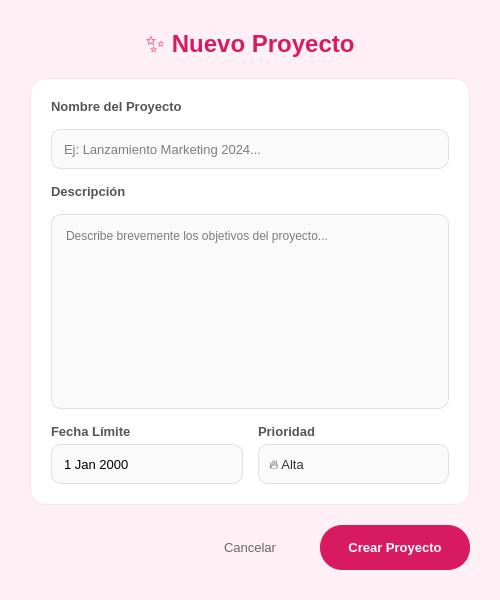
<?xml version="1.0" encoding="UTF-8"?>
<ui version="4.0">
 <class>AddProjectDialog</class>
 <widget class="QDialog" name="AddProjectDialog">
  <property name="geometry">
   <rect>
    <x>0</x>
    <y>0</y>
    <width>500</width>
    <height>600</height>
   </rect>
  </property>
  <property name="windowTitle">
   <string>Crear Nuevo Proyecto</string>
  </property>
  <property name="styleSheet">
   <string notr="true">QDialog {
	background-color: #FFF0F5;
}</string>
  </property>
  <layout class="QVBoxLayout" name="verticalLayout">
   <property name="spacing">
    <number>20</number>
   </property>
   <property name="leftMargin">
    <number>30</number>
   </property>
   <property name="topMargin">
    <number>30</number>
   </property>
   <property name="rightMargin">
    <number>30</number>
   </property>
   <property name="bottomMargin">
    <number>30</number>
   </property>
   <item>
    <widget class="QLabel" name="label_header">
     <property name="font">
      <font>
       <family>Segoe UI</family>
       <pointsize>18</pointsize>
       <weight>75</weight>
       <bold>true</bold>
      </font>
     </property>
     <property name="styleSheet">
      <string notr="true">color: #D81B60;</string>
     </property>
     <property name="text">
      <string>✨ Nuevo Proyecto</string>
     </property>
     <property name="alignment">
      <set>Qt::AlignCenter</set>
     </property>
    </widget>
   </item>
   <item>
    <widget class="QFrame" name="form_card">
     <property name="styleSheet">
      <string notr="true">QFrame {
	background-color: white;
	border-radius: 15px;
	border: 1px solid #FCE4EC;
}</string>
     </property>
     <property name="frameShape">
      <enum>QFrame::StyledPanel</enum>
     </property>
     <property name="frameShadow">
      <enum>QFrame::Raised</enum>
     </property>
     <layout class="QVBoxLayout" name="verticalLayout_2">
      <property name="spacing">
       <number>15</number>
      </property>
      <property name="leftMargin">
       <number>20</number>
      </property>
      <property name="topMargin">
       <number>20</number>
      </property>
      <property name="rightMargin">
       <number>20</number>
      </property>
      <property name="bottomMargin">
       <number>20</number>
      </property>
      <item>
       <widget class="QLabel" name="lbl_name">
        <property name="font">
         <font>
          <family>Segoe UI</family>
          <pointsize>10</pointsize>
          <weight>75</weight>
          <bold>true</bold>
         </font>
        </property>
        <property name="styleSheet">
         <string notr="true">color: #555; border: none;</string>
        </property>
        <property name="text">
         <string>Nombre del Proyecto</string>
        </property>
       </widget>
      </item>
      <item>
       <widget class="QLineEdit" name="input_name">
        <property name="minimumSize">
         <size>
          <width>0</width>
          <height>40</height>
         </size>
        </property>
        <property name="font">
         <font>
          <family>Segoe UI</family>
          <pointsize>10</pointsize>
         </font>
        </property>
        <property name="styleSheet">
         <string notr="true">QLineEdit {
	border: 1px solid #E0E0E0;
	border-radius: 10px;
	padding-left: 10px;
	background-color: #FAFAFA;
}
QLineEdit:focus {
	border: 1px solid #D81B60;
	background-color: white;
}</string>
        </property>
        <property name="placeholderText">
         <string>Ej: Lanzamiento Marketing 2024...</string>
        </property>
       </widget>
      </item>
      <item>
       <widget class="QLabel" name="lbl_desc">
        <property name="font">
         <font>
          <family>Segoe UI</family>
          <pointsize>10</pointsize>
          <weight>75</weight>
          <bold>true</bold>
         </font>
        </property>
        <property name="styleSheet">
         <string notr="true">color: #555; border: none;</string>
        </property>
        <property name="text">
         <string>Descripción</string>
        </property>
       </widget>
      </item>
      <item>
       <widget class="QPlainTextEdit" name="input_desc">
        <property name="styleSheet">
         <string notr="true">QPlainTextEdit {
	border: 1px solid #E0E0E0;
	border-radius: 10px;
	padding: 10px;
	background-color: #FAFAFA;
}
QPlainTextEdit:focus {
	border: 1px solid #D81B60;
	background-color: white;
}</string>
        </property>
        <property name="placeholderText">
         <string>Describe brevemente los objetivos del proyecto...</string>
        </property>
       </widget>
      </item>
      <item>
       <layout class="QHBoxLayout" name="horizontalLayout_form">
        <property name="spacing">
         <number>15</number>
        </property>
        <item>
         <layout class="QVBoxLayout" name="verticalLayout_date">
          <property name="spacing">
           <number>5</number>
          </property>
          <item>
           <widget class="QLabel" name="lbl_date">
            <property name="font">
             <font>
              <family>Segoe UI</family>
              <pointsize>10</pointsize>
              <weight>75</weight>
              <bold>true</bold>
             </font>
            </property>
            <property name="styleSheet">
             <string notr="true">color: #555; border: none;</string>
            </property>
            <property name="text">
             <string>Fecha Límite</string>
            </property>
           </widget>
          </item>
          <item>
           <widget class="QDateEdit" name="input_date">
            <property name="minimumSize">
             <size>
              <width>0</width>
              <height>40</height>
             </size>
            </property>
            <property name="font">
             <font>
              <family>Segoe UI</family>
              <pointsize>10</pointsize>
             </font>
            </property>
            <property name="styleSheet">
             <string notr="true">QDateEdit {
	border: 1px solid #E0E0E0;
	border-radius: 10px;
	padding-left: 10px;
	background-color: #FAFAFA;
}
QDateEdit::drop-down {
	subcontrol-origin: padding;
	subcontrol-position: top right;
	width: 25px;
	border-left-width: 0px;
}</string>
            </property>
            <property name="calendarPopup">
             <bool>true</bool>
            </property>
           </widget>
          </item>
         </layout>
        </item>
        <item>
         <layout class="QVBoxLayout" name="verticalLayout_priority">
          <property name="spacing">
           <number>5</number>
          </property>
          <item>
           <widget class="QLabel" name="lbl_prio">
            <property name="font">
             <font>
              <family>Segoe UI</family>
              <pointsize>10</pointsize>
              <weight>75</weight>
              <bold>true</bold>
             </font>
            </property>
            <property name="styleSheet">
             <string notr="true">color: #555; border: none;</string>
            </property>
            <property name="text">
             <string>Prioridad</string>
            </property>
           </widget>
          </item>
          <item>
           <widget class="QComboBox" name="input_priority">
            <property name="minimumSize">
             <size>
              <width>0</width>
              <height>40</height>
             </size>
            </property>
            <property name="font">
             <font>
              <family>Segoe UI</family>
              <pointsize>10</pointsize>
             </font>
            </property>
            <property name="styleSheet">
             <string notr="true">QComboBox {
	border: 1px solid #E0E0E0;
	border-radius: 10px;
	padding-left: 10px;
	background-color: #FAFAFA;
	color: #333;
}
QComboBox::drop-down {
	border: none;
}
QComboBox QAbstractItemView {
	background-color: white;
	color: #333;
	selection-background-color: #FCE4EC;
	selection-color: #D81B60;
}</string>
            </property>
            <item>
             <property name="text">
              <string>🔥 Alta</string>
             </property>
            </item>
            <item>
             <property name="text">
              <string>🔵 Media</string>
             </property>
            </item>
            <item>
             <property name="text">
              <string>🌱 Baja</string>
             </property>
            </item>
           </widget>
          </item>
         </layout>
        </item>
       </layout>
      </item>
     </layout>
    </widget>
   </item>
   <item>
    <layout class="QHBoxLayout" name="horizontalLayout_buttons">
     <item>
      <spacer name="horizontalSpacer">
       <property name="orientation">
        <enum>Qt::Horizontal</enum>
       </property>
       <property name="sizeHint" stdset="0">
        <size>
         <width>40</width>
         <height>20</height>
        </size>
       </property>
      </spacer>
     </item>
     <item>
      <widget class="QPushButton" name="btn_cancel">
       <property name="minimumSize">
        <size>
         <width>100</width>
         <height>45</height>
        </size>
       </property>
       <property name="font">
        <font>
         <family>Segoe UI</family>
         <pointsize>10</pointsize>
        </font>
       </property>
       <property name="cursor">
        <cursorShape>PointingHandCursor</cursorShape>
       </property>
       <property name="styleSheet">
        <string notr="true">QPushButton {
	background-color: transparent;
	color: #666;
	border-radius: 20px;
}
QPushButton:hover {
	color: #333;
	background-color: #F0F0F0;
}</string>
       </property>
       <property name="text">
        <string>Cancelar</string>
       </property>
      </widget>
     </item>
     <item>
      <widget class="QPushButton" name="btn_create">
       <property name="minimumSize">
        <size>
         <width>150</width>
         <height>45</height>
        </size>
       </property>
       <property name="font">
        <font>
         <family>Segoe UI</family>
         <pointsize>10</pointsize>
         <weight>75</weight>
         <bold>true</bold>
        </font>
       </property>
       <property name="cursor">
        <cursorShape>PointingHandCursor</cursorShape>
       </property>
       <property name="styleSheet">
        <string notr="true">QPushButton {
	background-color: #D81B60;
	color: white;
	border-radius: 22px;
	padding-left: 20px;
	padding-right: 20px;
}
QPushButton:hover {
	background-color: #C2185B;
	border: 2px solid #AD1457;
}</string>
       </property>
       <property name="text">
        <string>Crear Proyecto</string>
       </property>
      </widget>
     </item>
    </layout>
   </item>
  </layout>
 </widget>
 <resources/>
 <connections>
  <connection>
   <sender>btn_cancel</sender>
   <signal>clicked()</signal>
   <receiver>AddProjectDialog</receiver>
   <slot>reject()</slot>
   <hints>
    <hint type="sourcelabel">
     <x>326</x>
     <y>555</y>
    </hint>
    <hint type="destinationlabel">
     <x>249</x>
     <y>299</y>
    </hint>
   </hints>
  </connection>
  <connection>
   <sender>btn_create</sender>
   <signal>clicked()</signal>
   <receiver>AddProjectDialog</receiver>
   <slot>accept()</slot>
   <hints>
    <hint type="sourcelabel">
     <x>440</x>
     <y>555</y>
    </hint>
    <hint type="destinationlabel">
     <x>249</x>
     <y>299</y>
    </hint>
   </hints>
  </connection>
 </connections>
</ui>
